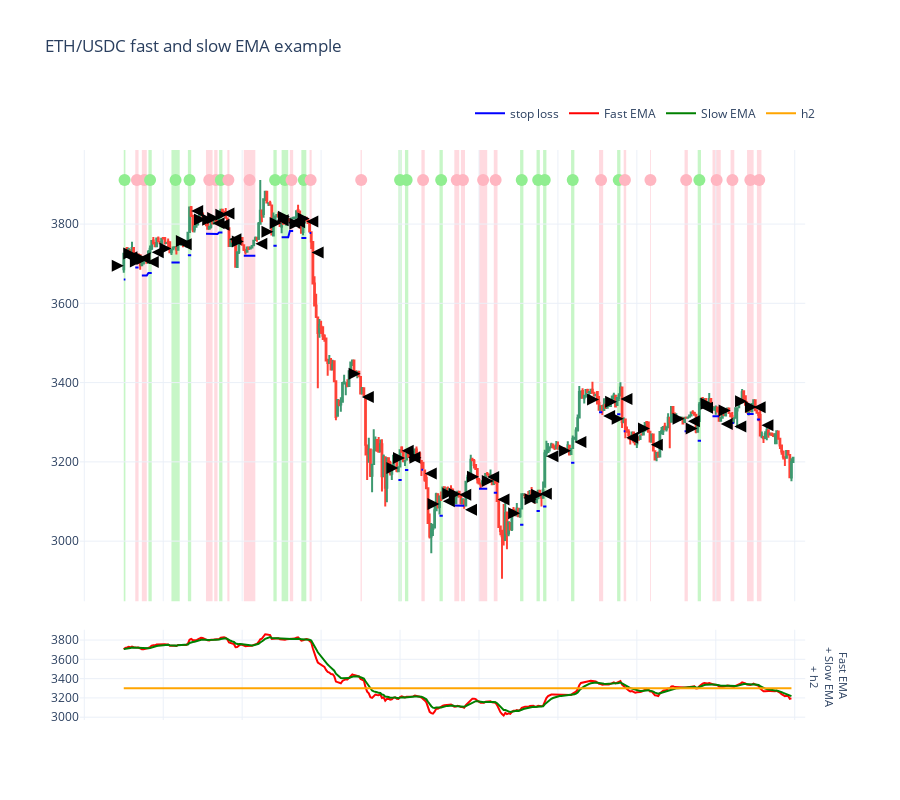

Notebook code cell kept with this figure:
### Code cell
candles = universe.universe.candles.get_candles_by_pair(universe.get_single_pair().internal_id)

figure2 = visualise_single_pair_positions_with_duration_and_slippage(
    state,
    candles,
)

figure2.show()
